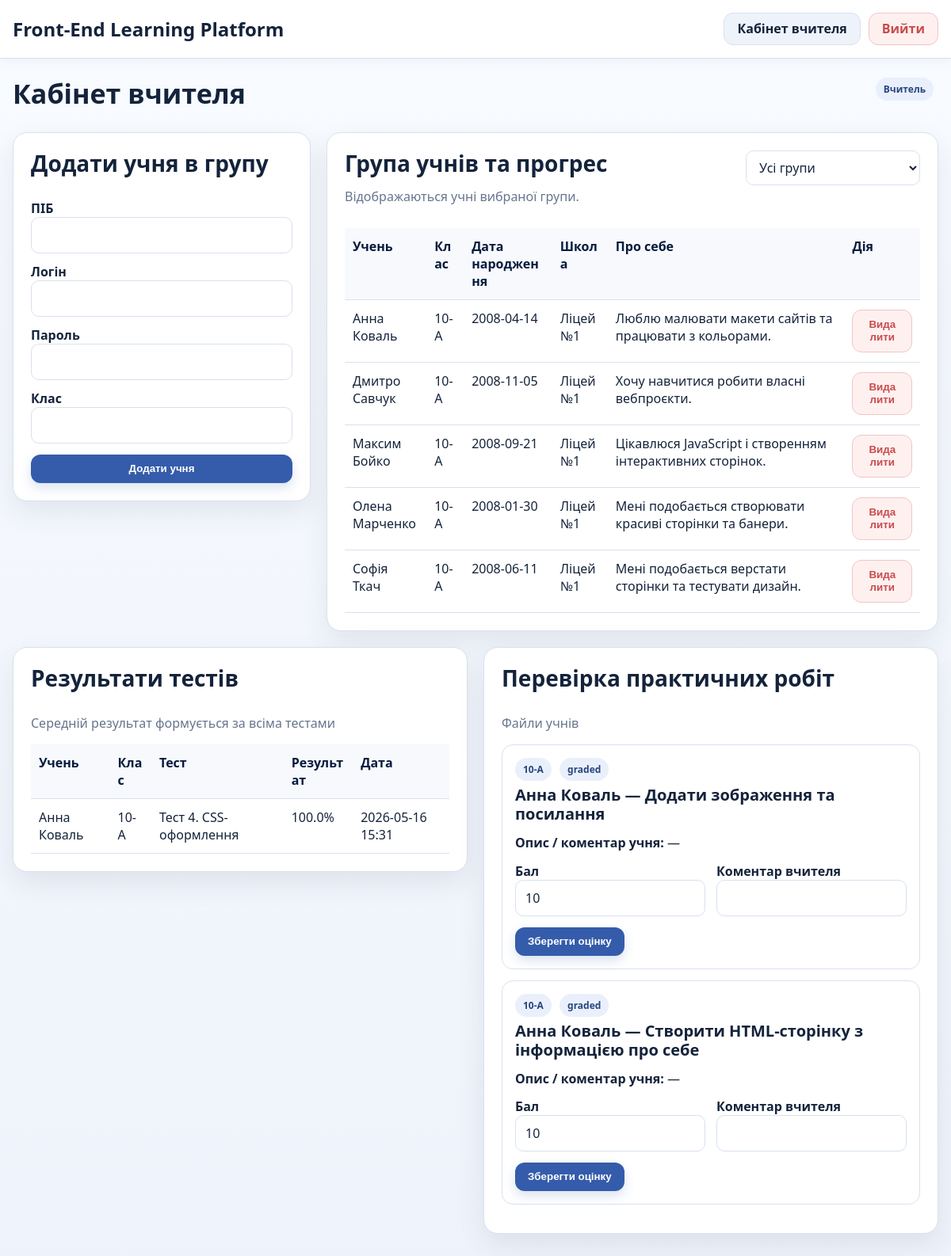
/teacher (signed in), run on the app's committed database.
### tables this page shows
CREATE TABLE users(
        id INTEGER PRIMARY KEY AUTOINCREMENT,
        username TEXT UNIQUE NOT NULL,
        password_hash TEXT NOT NULL,
        role TEXT NOT NULL,
        full_name TEXT NOT NULL,
        class_name TEXT,
        birth_date TEXT,
        school_name TEXT,
        about_me TEXT,
        teacher_id INTEGER
    );

CREATE TABLE test_results(
        id INTEGER PRIMARY KEY AUTOINCREMENT,
        student_id INTEGER NOT NULL,
        test_id INTEGER NOT NULL,
        correct_answers INTEGER NOT NULL,
        total_questions INTEGER NOT NULL,
        score_percent REAL NOT NULL,
        created_at TEXT NOT NULL
    );

CREATE TABLE tests(
        id INTEGER PRIMARY KEY AUTOINCREMENT,
        title TEXT NOT NULL,
        description TEXT
    );

CREATE TABLE practice_submissions(
        id INTEGER PRIMARY KEY AUTOINCREMENT,
        task_id INTEGER NOT NULL,
        student_id INTEGER NOT NULL,
        notes TEXT,
        file_name TEXT,
        status TEXT,
        teacher_score INTEGER,
        teacher_comment TEXT,
        submitted_at TEXT
    );

CREATE TABLE practical_tasks(
        id INTEGER PRIMARY KEY AUTOINCREMENT,
        title TEXT NOT NULL,
        description TEXT NOT NULL
    );

### app.py (the view)
@app.route('/teacher')
@role_required('teacher')
def teacher_dashboard():
    selected_group = request.args.get('group', '').strip()
    teacher_id = session['user_id']
    groups = query_db("SELECT DISTINCT class_name FROM users WHERE role='student' AND teacher_id=? AND class_name IS NOT NULL AND class_name != '' ORDER BY class_name", (teacher_id,))
    if selected_group:
        students = query_db("SELECT * FROM users WHERE role='student' AND teacher_id=? AND class_name=? ORDER BY full_name", (teacher_id, selected_group))
        results = query_db('SELECT tr.*, u.full_name, u.class_name, t.title FROM test_results tr JOIN users u ON u.id=tr.student_id JOIN tests t ON t.id=tr.test_id WHERE u.teacher_id=? AND u.class_name=? ORDER BY tr.id DESC', (teacher_id, selected_group))
        submissions = query_db('SELECT ps.*, u.full_name, u.class_name, pt.title FROM practice_submissions ps JOIN users u ON u.id=ps.student_id JOIN practical_tasks pt ON pt.id=ps.task_id WHERE u.teacher_id=? AND u.class_name=? ORDER BY ps.id DESC', (teacher_id, selected_group))
    else:
        students = query_db("SELECT * FROM users WHERE role='student' AND teacher_id=? ORDER BY class_name, full_name", (teacher_id,))
        results = query_db('SELECT tr.*, u.full_name, u.class_name, t.title FROM test_results tr JOIN users u ON u.id=tr.student_id JOIN tests t ON t.id=tr.test_id WHERE u.teacher_id=? ORDER BY tr.id DESC', (teacher_id,))
        submissions = query_db('SELECT ps.*, u.full_name, u.class_name, pt.title FROM practice_submissions ps JOIN users u ON u.id=ps.student_id JOIN practical_tasks pt ON pt.id=ps.task_id WHERE u.teacher_id=? ORDER BY ps.id DESC', (teacher_id,))
    return render_template('teacher_dashboard.html', students=students, results=results, submissions=submissions, groups=groups, selected_group=selected_group)

### app.py (called while the page is built)
def get_db():
    if 'db' not in g:
        g.db = sqlite3.connect(DB_PATH)
        g.db.row_factory = sqlite3.Row
    return g.db

def query_db(query, args=(), one=False):
    cur = get_db().execute(query, args)
    rv = cur.fetchall()
    cur.close()
    return (rv[0] if rv else None) if one else rv

def role_required(role):
    def decorator(fn):
        @wraps(fn)
        def wrapper(*args, **kwargs):
            if 'user_id' not in session:
                return redirect(url_for('login'))
            if session.get('role') != role:
                flash('Недостатньо прав доступу.', 'error')
                return redirect(url_for('dashboard'))
            return fn(*args, **kwargs)
        return wrapper
    return decorator

### templates/teacher_dashboard.html (shortened to what this page needs)
{% extends 'base.html' %}
{% block content %}
    <div class="section-title">
        <div>
            <h1>Кабінет вчителя</h1>
        </div>
        <span class="badge">Вчитель</span>
    </div>
    <div class="grid">
        <section class="col-4 card">
            <div class="section-title">
                <h2>Додати учня в групу</h2>
            </div>
            <form method="post" action="{{ url_for('add_student') }}">
                <label>ПІБ</label>
                <input name="full_name" required>
                <label class="field-label">Логін</label>
                <input name="username" required>
                <label class="field-label">Пароль</label>
                <input name="password" required>
                <label class="field-label">Клас</label>
                <input name="class_name" required>
                <button class="btn full-width field-note" type="submit">Додати учня</button>
            </form>
        </section>
        <section class="col-8 card">
            <div class="section-title">
                <div>
                    <h2>Група учнів та прогрес</h2>
                    <p class="muted">Відображаються учні вибраної групи.</p>
                </div>
                <form method="get" class="filter-form">
                    <select name="group" onchange="this.form.submit()">
                        <option value="">Усі групи</option>
                    </select>
                </form>
            </div>
            <div class="table-wrap">
                <table>
                    <thead>
                        <tr>
                            <th>Учень</th>
                            <th>Клас</th>
                            <th>Дата народження</th>
                            <th>Школа</th>
                            <th>Про себе</th>
                            <th>Дія</th>
                        </tr>
                    </thead>
                    <tbody>
                        {% for s in students %}
                            <tr>
                                <td>{{ s.full_name }}</td>
                                <td>{{ s.class_name or '—' }}</td>
                                <td>{{ s.birth_date or '—' }}</td>
                                <td>{{ s.school_name or '—' }}</td>
                                <td>{{ s.about_me or '—' }}</td>
                                <td>
                                    <form method="post" action="{{ url_for('delete_student', student_id=s.id) }}" onsubmit="return confirm('Видалити цього учня з групи?');">
                                        <button class="btn-danger" type="submit">Видалити</button>
                                    </form>
                                </td>
                            </tr>
                        {% else %}
                            <tr>
                                <td colspan="6">Учнів поки немає.</td>
                            </tr>
                        {% endfor %}
                    </tbody>
                </table>
            </div>
        </section>
    </div>
    <div class="grid block-gap">
        <section class="col-6 card">
            <div class="section-title">
                <h2>Результати тестів</h2>
                <span class="muted">Середній результат формується за всіма тестами</span>
            </div>
            <div class="table-wrap">
                <table>
                    <thead>
                        <tr>
                            <th>Учень</th>
                            <th>Клас</th>
                            <th>Тест</th>
                            <th>Результат</th>
                            <th>Дата</th>
                        </tr>
                    </thead>
                    <tbody>
                        {% for r in results %}
                            <tr>
                                <td>{{ r.full_name }}</td>
                                <td>{{ r.class_name }}</td>
                                <td>{{ r.title }}</td>
                                <td>{{ r.score_percent }}%</td>
                                <td>{{ r.created_at[:16].replace('T',' ') }}</td>
                            </tr>
                        {% else %}
                            <tr>
                                <td colspan="5">Результати тестів поки відсутні.</td>
                            </tr>
                        {% endfor %}
                    </tbody>
                </table>
            </div>
        </section>
        <section class="col-6 card">
            <div class="section-title">
                <h2>Перевірка практичних робіт</h2>
                <span class="muted">Файли учнів</span>
            </div>
            {% for s in submissions %}
                <div class="bordered-card">
                    <div>
                        <span class="badge">{{ s.class_name }}</span>
                        <span class="badge">{{ s.status }}</span>
                    </div>
                    <h3>{{ s.full_name }} — {{ s.title }}</h3>
                    <p><b>Опис / коментар учня:</b> {{ s.notes or '—' }}</p>
                    <form method="post" action="{{ url_for('grade_submission', submission_id=s.id) }}">
                        <div class="row">
                            <div>
                                <label>Бал</label>
                                <input
                                    type="number"
                                    name="teacher_score"
                                    min="0"
                                    max="100"
                                    value="{{ s.teacher_score if s.teacher_score is not none else '' }}"
                                >
                            </div>
                            <div>
                                <label>Коментар вчителя</label>
                                <input name="teacher_comment" value="{{ s.teacher_comment or '' }}">
                            </div>
                        </div>
                        <button class="btn field-note" type="submit">Зберегти оцінку</button>
                    </form>
                </div>
            {% else %}
                <p class="muted">Практичні роботи ще не надійшли.</p>
            {% endfor %}
        </section>
    </div>
{% endblock %}

### templates/base.html (shortened to what this page needs)
<!doctype html>
<html lang="uk">
<head>
    <link rel="stylesheet" href="{{ url_for('static', filename='styles.css') }}">
</head>
<body>
    {% if session.get('user_id') %}
        <header class="topbar">
            <div class="topbar-inner">
                <div>
                    <div class="brand-title">Front-End Learning Platform</div>
                </div>
                <div class="nav-links">
                    {% if session.get('role') == 'student' %}
                        <a class="btn-secondary" href="{{ url_for('student_dashboard') }}">Кабінет учня</a>
                    {% else %}
                        <a class="btn-secondary" href="{{ url_for('teacher_dashboard') }}">Кабінет вчителя</a>
                    {% endif %}
                    <a class="btn-danger" href="{{ url_for('logout') }}">Вийти</a>
                </div>
            </div>
        </header>
    {% endif %}
    <main class="{{ 'container' if session.get('user_id') else '' }}">
        {% block content %}{% endblock %}
    </main>
</body>
</html>

### design css/styles.css (style rules this page uses)
:root { --bg:#f4f7fb; --card:#ffffff; --line:#d8e1ef; --text:#14233b; --muted:#66758f; --primary:#345caa; --primary2:#27457e; --accent:#eaf0fb; --success:#2d8a56; --danger:#c94b4b; --shadow:0 14px 35px rgba(31,42,61,.09); }
* { box-sizing:border-box }
html { scroll-behavior:smooth }
body { margin:0; font-family:"Segoe UI",Arial,sans-serif; background:linear-gradient(180deg,#f8fbff 0%,#eef3fb 100%); color:var(--text); overflow-x:hidden; }
a { color:var(--primary);text-decoration:none }
.container { width:min(100% - 32px,1220px); margin:0 auto; padding:24px 0 40px; }
.topbar { background:#fff; border-bottom:1px solid var(--line); box-shadow:0 2px 12px rgba(31,42,61,.05); }
.topbar-inner { width:min(100% - 32px,1220px); margin:0 auto; padding:16px 0; display:flex; justify-content:space-between; align-items:center; gap:20px; }
.brand-title { font-size:24px;font-weight:800;color:var(--text) }
.nav-links { display:flex;gap:10px;flex-wrap:wrap;align-items:center }
.btn,.btn-secondary,.btn-danger { border:none; border-radius:12px; padding:10px 16px; cursor:pointer; font-weight:700; display:inline-flex; align-items:center; justify-content:center; gap:8px; line-height:1.2; }
.btn { background:var(--primary);color:#fff;box-shadow:0 6px 14px rgba(52,92,170,.18) }
.btn-secondary { background:#eef3fb;color:var(--text);border:1px solid var(--line) }
.btn-danger { background:#fff0f0;color:var(--danger);border:1px solid #f0c6c6 }
.card { background:var(--card); border:1px solid var(--line); border-radius:18px; box-shadow:var(--shadow); padding:22px; width:100%; min-width:0; align-self:start; }
.grid { display:grid; grid-template-columns:repeat(12,minmax(0,1fr)); gap:20px; align-items:start; }
.col-4 { grid-column:span 4;min-width:0 }
.col-6 { grid-column:span 6;min-width:0 }
.col-8 { grid-column:span 8;min-width:0 }
h1,h2,h3 { margin:0 0 12px;line-height:1.2;color:var(--text) }
h1 { font-size:34px }
h2 { font-size:28px }
h3 { font-size:20px }
p { line-height:1.55;margin:0 0 12px }
.badge { display:inline-block; padding:6px 10px; border-radius:999px; background:var(--accent); color:var(--primary2); font-size:12px; font-weight:800; margin:0 6px 6px 0; white-space:nowrap; }
.muted { color:var(--muted) }
.table-wrap { width:100%; max-width:100%; overflow-x:auto; -webkit-overflow-scrolling:touch; }
table { width:100%; border-collapse:collapse; table-layout:auto; }
th,td { padding:12px 10px; border-bottom:1px solid var(--line); text-align:left; vertical-align:top; overflow-wrap:anywhere; }
th { background:#f7f9fd;font-weight:800;color:#061b3d }
input,textarea,select { width:100%; padding:11px 12px; border:1px solid var(--line); border-radius:10px; background:#fff; font:inherit; color:var(--text); }
form .row { display:grid;grid-template-columns:repeat(2,minmax(0,1fr));gap:14px }
label { font-weight:700;color:var(--text) }
.section-title { display:flex; justify-content:space-between; align-items:flex-start; gap:16px; margin-bottom:16px; flex-wrap:wrap; }
.section-title > * { min-width:0 }
.field-label { display:block; margin-top:12px; }
.field-note { margin-top:14px; }
.full-width { width:100%; }
.block-gap { margin-top:20px; }
.bordered-card { padding:16px; border:1px solid var(--line); border-radius:14px; margin-bottom:14px; }
.filter-form { min-width:220px; }
.filter-form select { padding:9px 12px; }

### data on the page
users: full_name "Анна Коваль", class_name "10-А", birth_date "2008-04-14", school_name "Ліцей №1", about_me "Люблю малювати макети сайтів та працювати з кольорами."
users: full_name "Дмитро Савчук", class_name "10-А", birth_date "2008-11-05", school_name "Ліцей №1", about_me "Хочу навчитися робити власні вебпроєкти."
users: full_name "Максим Бойко", class_name "10-А", birth_date "2008-09-21", school_name "Ліцей №1", about_me "Цікавлюся JavaScript і створенням інтерактивних сторінок."
users: full_name "Олена Марченко", class_name "10-А", birth_date "2008-01-30", school_name "Ліцей №1", about_me "Мені подобається створювати красиві сторінки та банери."
users: full_name "Софія Ткач", class_name "10-А", birth_date "2008-06-11", school_name "Ліцей №1", about_me "Мені подобається верстати сторінки та тестувати дизайн."
test_results: full_name "Анна Коваль", class_name "10-А", title "Тест 4. CSS-оформлення", score_percent "100.0", created_at "2026-05-16 15:31"
practice_submissions: class_name "10-А", status "graded", full_name "Анна Коваль", title "Додати зображення та посилання", notes "—", teacher_score "10"
practice_submissions: class_name "10-А", status "graded", full_name "Анна Коваль", title "Створити HTML-сторінку з інформацією про себе", notes "—", teacher_score "10"
